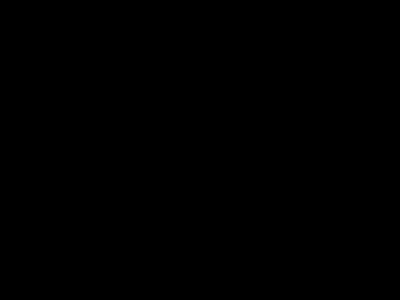
Frame 1 (no input)
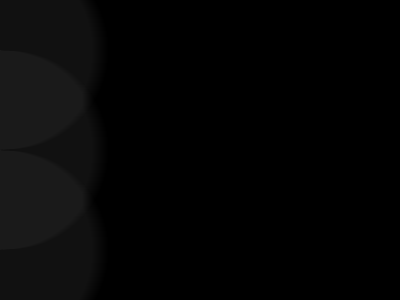
Frame 60 (no input)
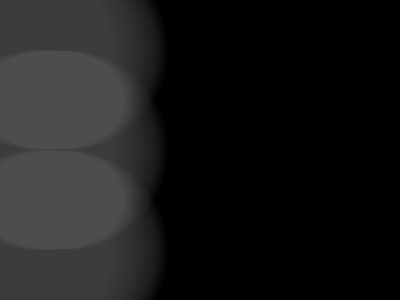
Frame 120 (the mouse pressed at the canvas centre since frame 60)

The p5.js sketch that drew these frames (run headless with seeded random() and noise() and a simulated clock; from frame 60 on, the mouse is pressed at the canvas centre):

// p5.js sketch
// ── sketch.js
let obj1 = {
  x: 0,
  y: 50,
  gray: 0,
  alpha: 5
}
let obj2 = {
  x: 0,
  y: 150,
  gray: 0,
  alpha: 5
}
let obj3 = {
  x: 0,
  y: 250,
  gray: 0,
  alpha: 5
}

function setup() {
  createCanvas(400, 300);
  noStroke();
  background(0);
}

function mousePressed() {
  background(0);
}

function draw() {
  draw_ob(obj1);
  draw_ob(obj2);
  draw_ob(obj3);
}

function draw_ob(ob) {
  fill(ob.gray, ob.alpha);
  circle(ob.x-50, ob.y, 200);
  
  ob.x = (ob.x + 1) % (width + 100);
  
  ob.gray = (ob.gray + 1) % 255;
}

// https://editor.p5js.org/jht1493/sketches/NldIA7hqT
// 2.2 - variable edge draw_obj 3 alpha 5 gray 0

// https://editor.p5js.org/jht1493/sketches/58CvXXSE8
// 2.2 - variable edge draw_obj 3 alpha 5

// https://editor.p5js.org/jht1493/sketches/GJWDvxs6d
// 2.2 - variable edge draw_obj 3 alpha

// https://editor.p5js.org/jht1493/sketches/g_NFzcbcq
// 2.2 - variable edge draw_obj 3

// https://editor.p5js.org/jht1493/sketches/nDGl7usRr
// 2.2 - variable edge draw_obj

// https://editor.p5js.org/jht1493/sketches/y98Qq3YM9
// 2.2 - variable edge obj 2

// https://editor.p5js.org/jht1493/sketches/Kik0LOIug
// 2.2 - variable edge obj

// https://editor.p5js.org/jht1493/sketches/I69gHq4bl
// p5js Code! - 2.2 - variable edge full

// https://editor.p5js.org/jht1493/sketches/PEuN_WPty
// p5js Code! - 2.2 - make your own variable edge

// https://editor.p5js.org/jht1493/sketches/HtESWWNTa
// p5js Code! - 2.2 - make your own variable remainder

// Make Your Own (Make Your Own Variable)
// Code! Programming with p5.js
// The Coding Train / Daniel Shiffman
// https://thecodingtrain.com/beginners/p5js/2.2-make-your-own.html
// https://youtu.be/dRhXIIFp-ys

// Make Your Own Variable: https://editor.p5js.org/codingtrain/sketches/xPXNdPy17
// Growing Circle Exercise: https://editor.p5js.org/codingtrain/sketches/ehbMJ-otC
